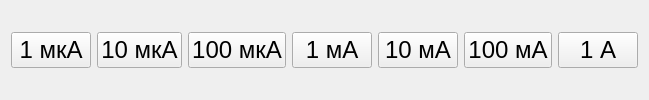
                      <widget class="QWidget" name="dciStepPage_2">
                       <layout class="QHBoxLayout" name="horizontalLayout_20">
                        <item>
                         <widget class="QPushButton" name="pushButton_26">
                          <property name="sizePolicy">
                           <sizepolicy hsizetype="Minimum" vsizetype="Fixed">
                            <horstretch>0</horstretch>
                            <verstretch>0</verstretch>
                           </sizepolicy>
                          </property>
                          <property name="font">
                           <font>
                            <pointsize>18</pointsize>
                           </font>
                          </property>
                          <property name="text">
                           <string>1 мкА</string>
                          </property>
                         </widget>
                        </item>
                        <item>
                         <widget class="QPushButton" name="pushButton_4">
                          <property name="font">
                           <font>
                            <pointsize>18</pointsize>
                           </font>
                          </property>
                          <property name="text">
                           <string>10 мкА</string>
                          </property>
                         </widget>
                        </item>
                        <item>
                         <widget class="QPushButton" name="pushButton_9">
                          <property name="font">
                           <font>
                            <pointsize>18</pointsize>
                           </font>
                          </property>
                          <property name="text">
                           <string>100 мкА</string>
                          </property>
                         </widget>
                        </item>
                        <item>
                         <widget class="QPushButton" name="pushButton_10">
                          <property name="font">
                           <font>
                            <pointsize>18</pointsize>
                           </font>
                          </property>
                          <property name="text">
                           <string>1 мА</string>
                          </property>
                         </widget>
                        </item>
                        <item>
                         <widget class="QPushButton" name="pushButton_11">
                          <property name="font">
                           <font>
                            <pointsize>18</pointsize>
                           </font>
                          </property>
                          <property name="text">
                           <string>10 мА</string>
                          </property>
                         </widget>
                        </item>
                        <item>
                         <widget class="QPushButton" name="pushButton_12">
                          <property name="font">
                           <font>
                            <pointsize>18</pointsize>
                           </font>
                          </property>
                          <property name="text">
                           <string>100 мА</string>
                          </property>
                         </widget>
                        </item>
                        <item>
                         <widget class="QPushButton" name="pushButton_13">
                          <property name="font">
                           <font>
                            <pointsize>18</pointsize>
                           </font>
                          </property>
                          <property name="text">
                           <string>1 А</string>
                          </property>
                         </widget>
                        </item>
                       </layout>
                      </widget>
